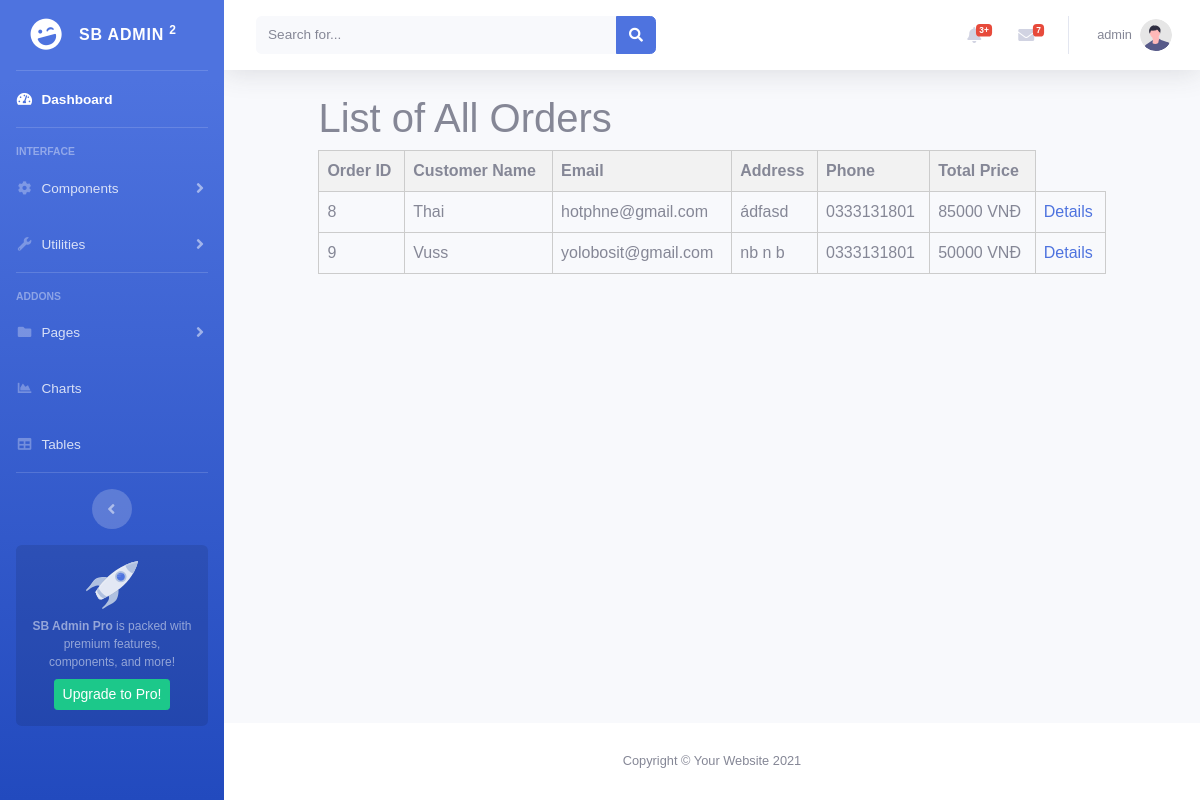
/product/order (signed in), run on the app's committed database.
### tables this page shows
CREATE TABLE `orders` (
  `id` int(11) NOT NULL,
  `customer_name` varchar(200) NOT NULL,
  `customer_email` varchar(200) NOT NULL,
  `customer_address` varchar(200) NOT NULL,
  `customer_phone` varchar(20) NOT NULL,
  `total_price` int(11) NOT NULL
);

### app/controllers/ProductController.php (called while the page is built, shortened)
<?php
class ProductController
{
    private $productModel;
    public function __construct()
    {
        $this->db = (new Database())->getConnection();
        $this->productModel = new ProductModel($this->db);
    }
    public function order(){
        $orders = $this->productModel->getAllOrders();
        include_once 'app/views/product/order_admin.php';
    }
}

### index.php (called while the page is built, shortened)
<?php
require_once 'config/database.php';
require_once 'app/models/ProductModel.php';
$url = $_GET['url'] ?? '';
$url = rtrim($url, '/');
$url = filter_var($url, FILTER_SANITIZE_URL);
$url = explode('/', $url);
$action = isset($url[1]) && $url[1] != '' ? $url[1] : 'index';
$controller = new $controllerName();
call_user_func_array([$controller, $action], array_slice($url, 2));

### config/database.php (called while the page is built, shortened)
<?php
class Database {
    private $host = "localhost";
    private $db_name = "codecake";
    private $username = "root";
    private $password = "Thang@123";
    public function getConnection() {
        $this->conn = null;
        try {
            $this->conn = new PDO("mysql:host=" . $this->host . ";dbname=" . $this->db_name, $this->username, $this->password);
            $this->conn->exec("set names utf8");
        } catch(PDOException $exception) {
            echo "Connection error: " . $exception->getMessage();
        }
        return $this->conn;
    }
}

### app/models/ProductModel.php (called while the page is built, shortened)
<?php
class ProductModel {
    private $conn;
    public function __construct($db) {
        $this->conn = $db;
    }
    public function getAllOrders() {
        try {
            $sql = "SELECT * FROM orders";
            $stmt = $this->conn->prepare($sql);
            $stmt->execute();
            return $stmt->fetchAll(PDO::FETCH_OBJ);
        } catch (PDOException $e) {
            error_log('Error fetching orders: ' . $e->getMessage());
            return [];
        }
    }
}

### app/views/product/order_admin.php (the view, shortened to what this page needs)
<?php include_once 'app/views/share/header.php'; ?>
<div class="container">
    <h1>List of All Orders</h1>
    <table>
        <thead>
            <tr>
                <th>Order ID</th>
                <th>Customer Name</th>
                <th>Email</th>
                <th>Address</th>
                <th>Phone</th>
                <th>Total Price</th>
            </tr>
        </thead>
        <tbody>
            <?php foreach ($orders as $order) : ?>
                <tr>
                    <td><?php echo htmlspecialchars($order->id); ?></td>
                    <td><?php echo htmlspecialchars($order->customer_name); ?></td>
                    <td><?php echo htmlspecialchars($order->customer_email); ?></td>
                    <td><?php echo htmlspecialchars($order->customer_address); ?></td>
                    <td><?php echo htmlspecialchars($order->customer_phone); ?></td>
                    <td><?php echo htmlspecialchars($order->total_price); ?> VNĐ</td>
                    <td><a href="/websitecodecake/product/detailOrder?orderId=<?php echo $order->id; ?>">Details</a></td>
                </tr>
            <?php endforeach; ?>
        </tbody>
    </table>
</div>
<?php include_once 'app/views/share/footer.php'; ?>

### app/views/product/order_admin.php (style rules this page uses)
body { font-family: Arial, sans-serif; }
.container { width: 90%; margin: 20px auto; }
table { width: 100%; border-collapse: collapse; }
th, td { border: 1px solid #ccc; padding: 8px; text-align: left; }
th { background-color: #f2f2f2; }

### data on the page
orders: id "8", customer_name "Thai", customer_email "hotphne@gmail.com", customer_address "ádfasd", customer_phone "0333131801", total_price "85000"
orders: id "9", customer_name "Vuss", customer_email "yolobosit@gmail.com", customer_address "nb n b", customer_phone "0333131801", total_price "50000"

### other printed values
$_SESSION['username'] "admin"
